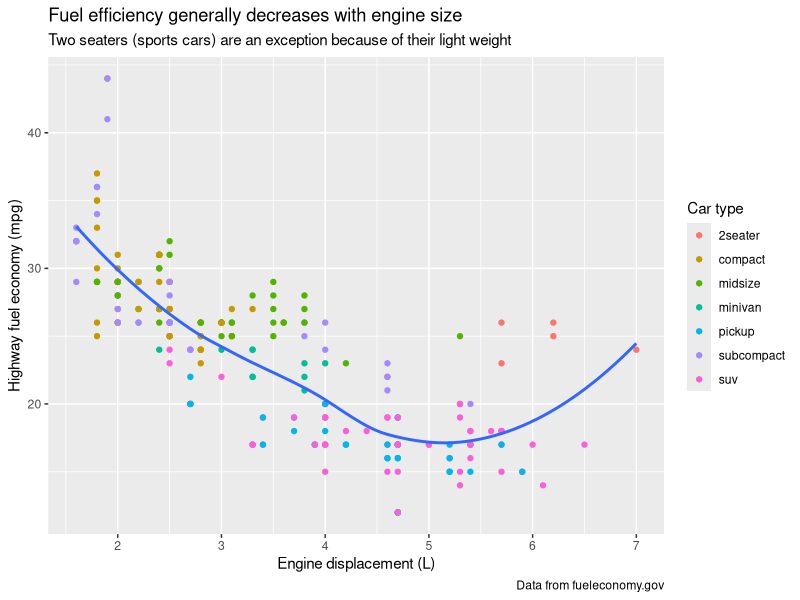
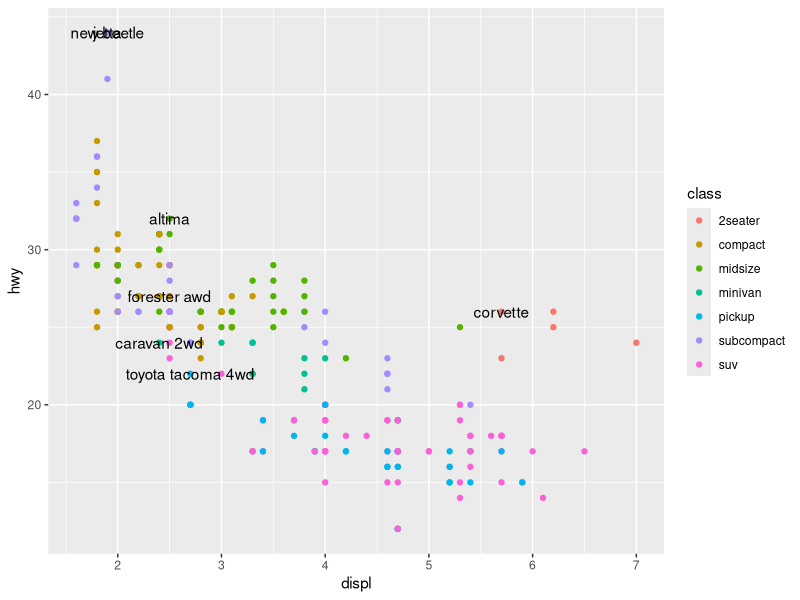
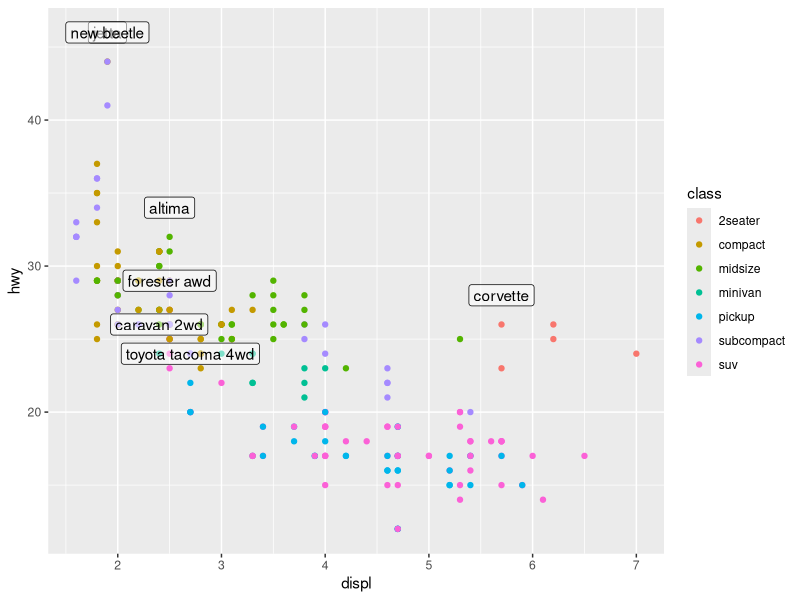
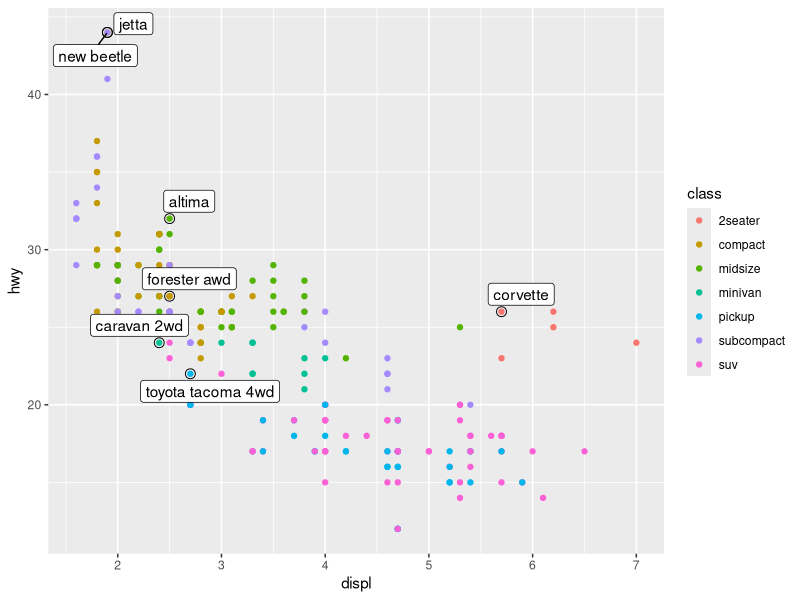
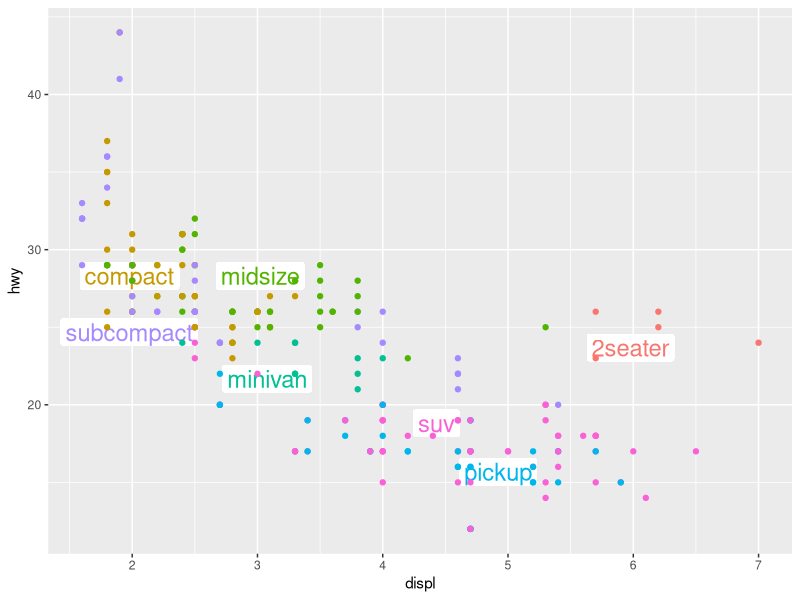
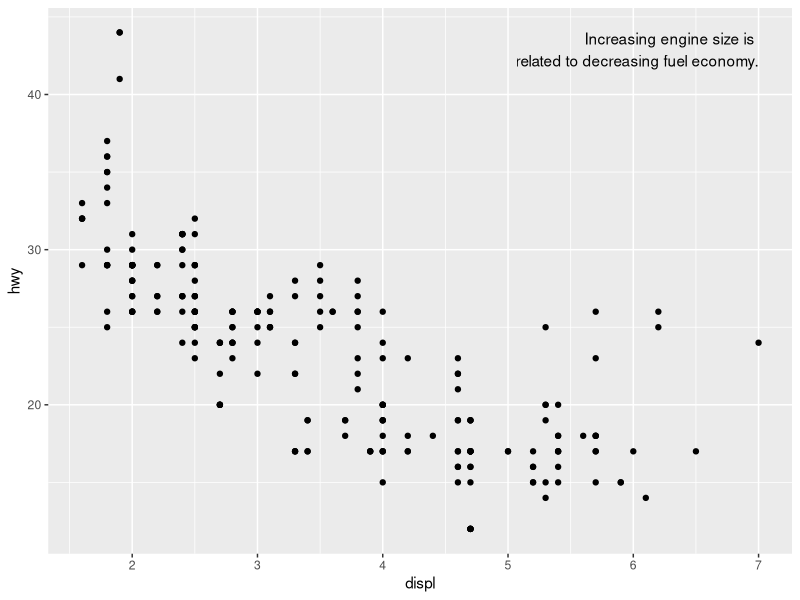
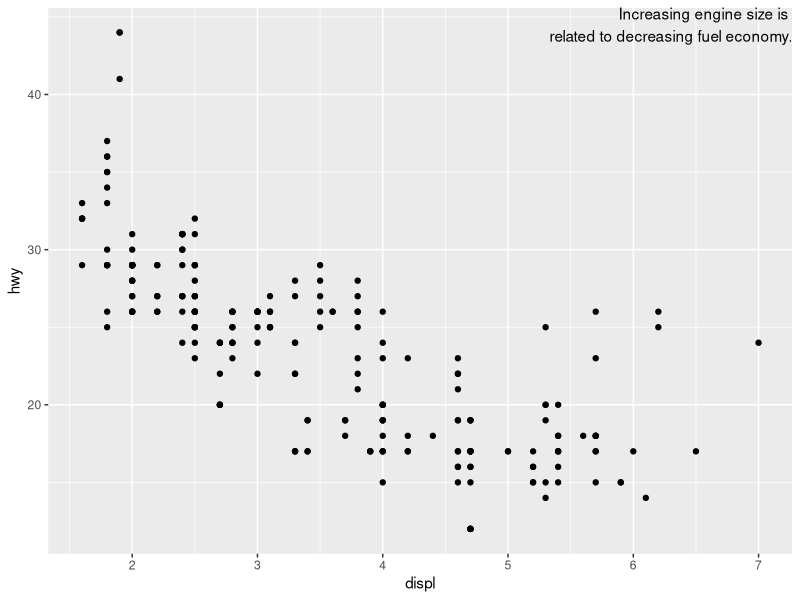
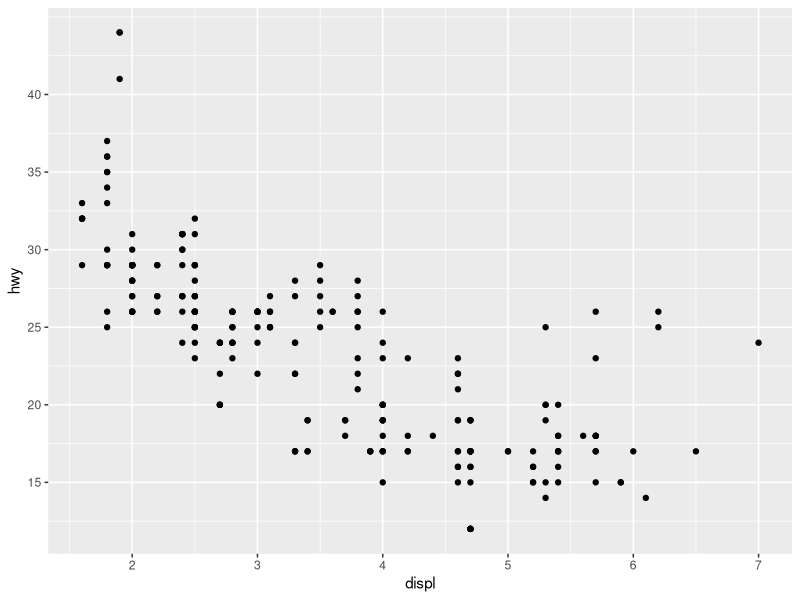

Reproduce these figures in R, in order. (Note: this script raises an error after producing the figures.)
## ---- chunk 1
knitr::opts_chunk$set(echo = TRUE)
# Load libraries
library(tidyverse)
library(ggrepel)
library(viridis)
library(gridExtra)
library(RColorBrewer)
## ---- chunk 2
mpg %>% ggplot(aes(displ, hwy)) +
  geom_point(aes(color = class)) +
  geom_smooth(se = FALSE) +
  labs(
    title = "Fuel efficiency generally decreases with engine size",
    subtitle = "Two seaters (sports cars) are an exception because of their light weight",
    caption = "Data from fueleconomy.gov",
    x = "Engine displacement (L)",
    y = "Highway fuel economy (mpg)", 
    color = "Car type"
    )
## ---- chunk 3
## Best MPG in each car class
(best_in_class <- mpg %>%
  group_by(class) %>%
  filter(row_number(desc(hwy)) == 1)
)

## Scatterplot using geom_text
mpg %>% ggplot(aes(displ, hwy)) +
  geom_point(aes(colour = class)) +
  geom_text(aes(label = model), data = best_in_class)

# Scatterplot using geom_label
mpg %>% ggplot(aes(displ, hwy)) +
  geom_point(aes(colour = class)) +
  geom_label(aes(label = model), data = best_in_class, nudge_y = 2, alpha = 0.5)

# Scaterplot using geom_label_repel
mpg %>% ggplot(aes(displ, hwy)) +
  geom_point(aes(colour = class)) +
  geom_point(size = 3, shape = 1, data = best_in_class) +
  ggrepel::geom_label_repel(aes(label = model), data = best_in_class)
## ---- chunk 4
class_avg <- mpg %>%
  group_by(class) %>%
  summarise(
    displ = median(displ),
    hwy = median(hwy)
  )

ggplot(mpg, aes(displ, hwy, colour = class)) +
  ggrepel::geom_label_repel(aes(label = class),
    data = class_avg,
    size = 6,
    label.size = 0,
    segment.color = NA
  ) +
  geom_point() +
  theme(legend.position = "none")
## ---- chunk 5
label <- mpg %>%
  summarise(
    displ = max(displ),
    hwy = max(hwy),
    label = "Increasing engine size is \nrelated to decreasing fuel economy."
  )

ggplot(mpg, aes(displ, hwy)) +
  geom_point() +
  geom_text(aes(label = label), data = label, vjust = "top", hjust = "right")
## ---- chunk 6
label <- tibble(
  displ = Inf,
  hwy = Inf,
  label = "Increasing engine size is \nrelated to decreasing fuel economy."
)

ggplot(mpg, aes(displ, hwy)) +
  geom_point() +
  geom_text(aes(label = label), data = label, vjust = "top", hjust = "right")
## ---- chunk 7
ggplot(mpg, aes(displ, hwy)) +
  geom_point() +
  scale_y_continuous(breaks = seq(15, 40, by = 5))
## ---- chunk 8
presidential %>%
  mutate(id = 33 + row_number()) %>%
  ggplot(aes(start, id, color = party)) +
    geom_point(size = 4) +
    geom_segment(aes(xend = end, yend = id), size = 3) +
    scale_x_date(breaks = presidential$start, date_labels = "'%y") +
    scale_y_continuous(breaks = seq(34, 44, 1), labels = presidential$name) +
    labs(
      title = "The political party of the elected US president regularly changes.",
      x = "",
      y = "",
      color = "Political Party"
    ) +
    theme(panel.grid.minor.x = element_blank(),
          panel.grid.minor.y = element_blank(),
          legend.position = "bottom") +
    scale_colour_manual(values = c("Republican" = "red", "Democratic" = "blue"))
## ---- chunk 9
diamonds %>% 
  ggplot(aes(carat, price)) +
  geom_hex()

diamonds %>% 
  ggplot(aes(log10(carat), log10(price))) +
  geom_hex()

diamonds %>% 
  ggplot(aes(carat, price)) +
  geom_hex() +
  scale_x_log10() +
  scale_y_log10()
## ---- chunk 10
mpg %>%
  ggplot(aes(displ, hwy)) +
  geom_point(aes(color = drv))

mpg %>%
  ggplot(aes(displ, hwy)) +
  geom_point(aes(color = drv)) +
  scale_colour_brewer(palette = "Set1")

mpg %>%
  ggplot(aes(displ, hwy)) +
  geom_point(aes(color = drv, shape = drv)) +
  scale_colour_brewer(palette = "Set1")
## ---- chunk 11
df <- tibble(
  x = rnorm(10000),
  y = rnorm(10000)
)

regular_plot <- df %>%
  ggplot(aes(x, y)) +
  geom_hex() +
  coord_fixed()

viridis_plot <- df %>%
  ggplot(aes(x, y)) +
  geom_hex() +
  viridis::scale_fill_viridis() +
  coord_fixed()

grid.arrange(regular_plot, viridis_plot, nrow = 1)
## ---- chunk 12
# Original plot
original <- mpg %>% 
  ggplot(aes(displ, hwy)) +
  geom_point(aes(color = class)) +
  geom_smooth()

filtered <- mpg %>% 
  filter(displ >= 5, displ <= 7, hwy >= 10, hwy <= 30) %>% 
  ggplot(aes(displ, hwy)) +
  geom_point(aes(color = class)) +
  geom_smooth()
  
axis_scaled <- ggplot(mpg, mapping = aes(displ, hwy)) +
  geom_point(aes(color = class)) +
  geom_smooth() +
  coord_cartesian(xlim = c(5, 7), ylim = c(10, 30))

grid.arrange(original, filtered, axis_scaled, nrow = 3)
## ---- chunk 13
suv <- mpg %>% 
  filter(class == "suv")
compact <- mpg %>% 
  filter(class == "compact")

suv_plot <- suv %>% 
  ggplot(aes(displ, hwy, colour = drv)) +
  geom_point()

compact_plot <- compact %>% 
  ggplot(aes(displ, hwy, color = drv)) +
  geom_point()

grid.arrange(suv_plot, compact_plot, nrow = 1)
## ---- chunk 14
x_scale <- scale_x_continuous(limits = range(mpg$displ))
y_scale <- scale_y_continuous(limits = range(mpg$hwy))
col_scale <- scale_colour_discrete(limits = unique(mpg$drv))

suv_plot <- suv %>%
  ggplot(aes(displ, hwy, color = drv)) +
  geom_point() +
  x_scale +
  y_scale +
  col_scale

compact_plot <- compact %>%
  ggplot(aes(displ, hwy, color = drv)) +
  geom_point() +
  x_scale +
  y_scale +
  col_scale

grid.arrange(suv_plot, compact_plot, nrow = 1)
## ---- chunk 15
mpg %>% 
  ggplot(aes(displ, hwy)) +
  geom_point(aes(color = class)) +
  geom_smooth(se = FALSE) +
  theme_minimal()
